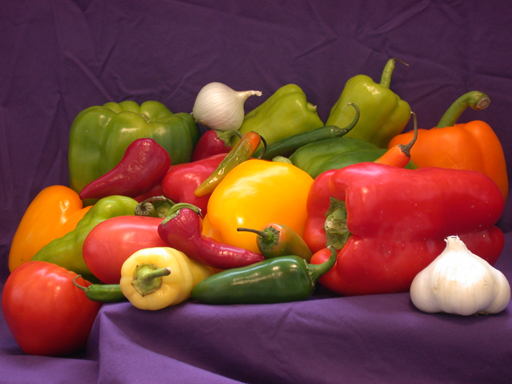
#> input picture image_processing/UNIT-2/Images/colors.png, 512 x 384 px, found by its file name
$ python convert_color.py
#> lines starting #> are read from the running program, lines starting #| are printed output that depends on the picture; after the words box and inside, x2 and y2 are one past the last pixel; in counts of white or black regions, pixels touching at a corner belong together
import cv2
import numpy as np
import matplotlib.pyplot as plt

# Read image
img = cv2.imread('D:\HCL_Git\Images\colors.png')  # make sure your image name matches
#> img is the input picture: shape (384, 512, 3); mean B, G, R 57.6, 66.4, 120.8
img_rgb = cv2.cvtColor(img, cv2.COLOR_BGR2RGB)

# Convert to HSV and LAB
hsv = cv2.cvtColor(img, cv2.COLOR_BGR2HSV)
#> hsv: shape (384, 512, 3); mean H, S, V 102.4, 157.5, 122.7
lab = cv2.cvtColor(img, cv2.COLOR_BGR2Lab)
#> lab: shape (384, 512, 3); mean of channels 0, 1, 2 90.4, 150.8, 141.7


# Example segmentation for red color in HSV
lower_red1 = np.array([0, 70, 50])
upper_red1 = np.array([10, 255, 255])
lower_red2 = np.array([170, 70, 50])
upper_red2 = np.array([180, 255, 255])
mask1 = cv2.inRange(hsv, lower_red1, upper_red1)
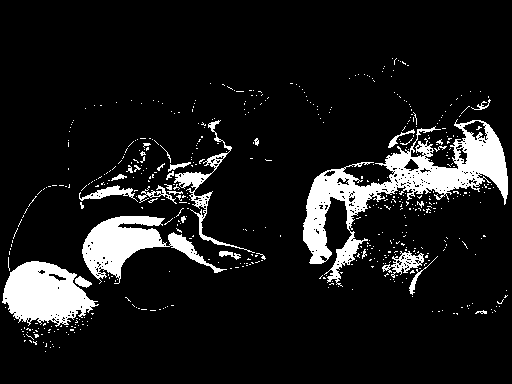
#> mask1: shape (384, 512); 10.5% white; 542 white regions (513 under 20 px), largest, box (x1, y1, x2, y2) and area: (303, 119, 508, 287) 8657, (2, 261, 99, 327) 3990, (82, 216, 227, 284) 3632
mask2 = cv2.inRange(hsv, lower_red2, upper_red2)
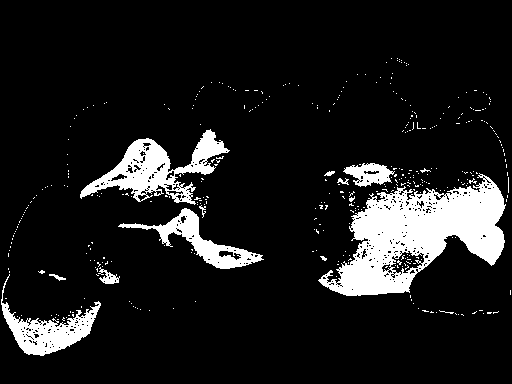
#> mask2: shape (384, 512); 11.1% white; 391 white regions (377 under 20 px), largest, box (x1, y1, x2, y2) and area: (318, 173, 506, 296) 11295, (80, 129, 230, 205) 3939, (1, 274, 101, 356) 2419
mask = mask1 | mask2
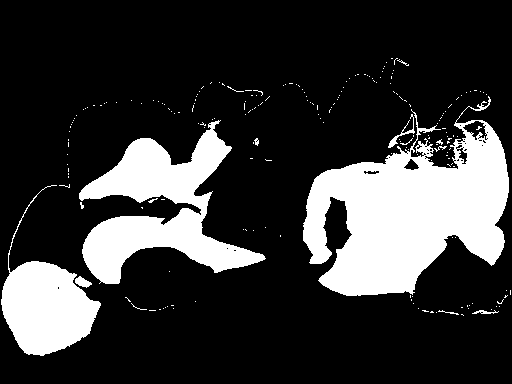
#> mask: shape (384, 512); 21.6% white; 211 white regions (201 under 20 px), largest, box (x1, y1, x2, y2) and area: (303, 96, 509, 296) 22290, (79, 120, 266, 284) 12469, (1, 185, 101, 356) 6770
seg_hsv = cv2.bitwise_and(img_rgb, img_rgb, mask=mask)
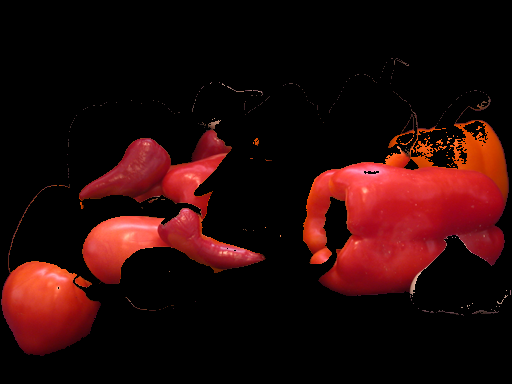
#> seg_hsv: shape (384, 512, 3); mean R, G, B 38.8, 9.3, 8.4

# Display results
plt.figure(figsize=(12,6))
plt.subplot(1,3,1)
plt.imshow(img_rgb)
plt.title('Original RGB')
plt.axis('off')

plt.subplot(1,3,2)
plt.imshow(cv2.cvtColor(hsv, cv2.COLOR_HSV2RGB))
plt.title('HSV Image')
plt.axis('off')

plt.subplot(1,3,3)
plt.imshow(seg_hsv)
plt.title('Segmented (Red Color)')
plt.axis('off')

plt.show()
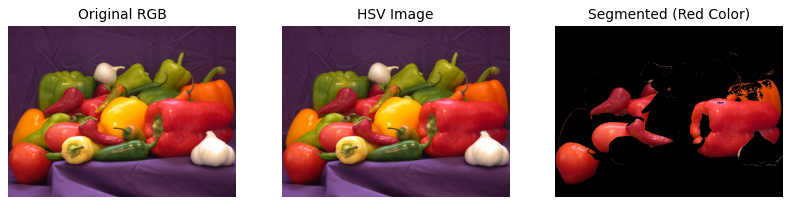
#> figure drawn by matplotlib, 3 panels

$ run again, with image_processing/UNIT-2/Images/16mm.png copied over image_processing/UNIT-2/Images/colors.png
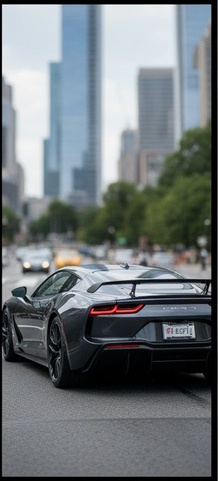
#> input picture image_processing/UNIT-2/Images/16mm.png, 218 x 481 px, found by its file name
#> img is the input picture: shape (481, 218, 3); mean B, G, R 121.4, 118.6, 111.8
#> hsv: shape (481, 218, 3); mean H, S, V 89, 42.3, 125
#> lab: shape (481, 218, 3); mean of channels 0, 1, 2 122.9, 126.2, 125.9
#> `mask1 = cv2.inRange(hsv, lower_red1, upper_red1)`:
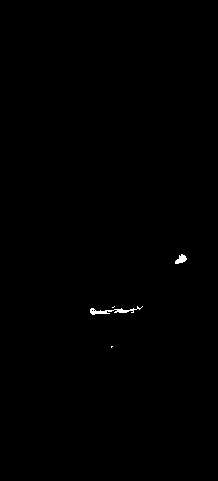
#> mask1: shape (481, 218); 0.22% white; 4 white regions (2 under 20 px), largest, box (x1, y1, x2, y2) and area: (90, 306, 143, 315) 156, (175, 254, 187, 264) 71
#> mask2: shape (481, 218); 0.21% white in thin lines or dots, all inside (x1, y1, x2, y2) = (89, 304, 170, 348)
#> mask: shape (481, 218); 0.44% white; 4 white regions (1 under 20 px), largest, box (x1, y1, x2, y2) and area: (89, 304, 143, 315) 302, (107, 345, 139, 348) 76, (175, 254, 187, 264) 71
#> `plt.show()`:
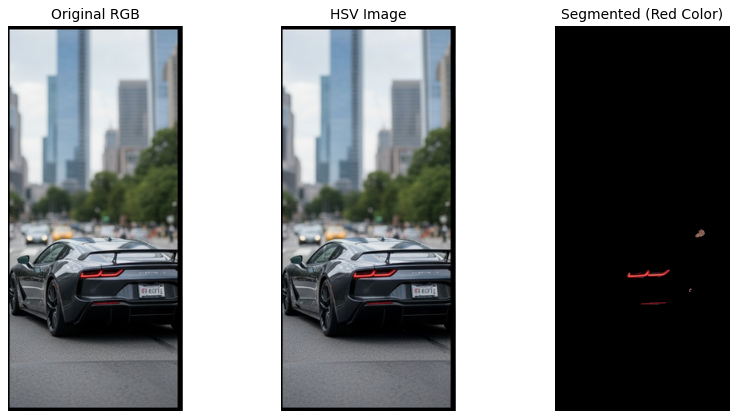
#> figure drawn by matplotlib, 3 panels
